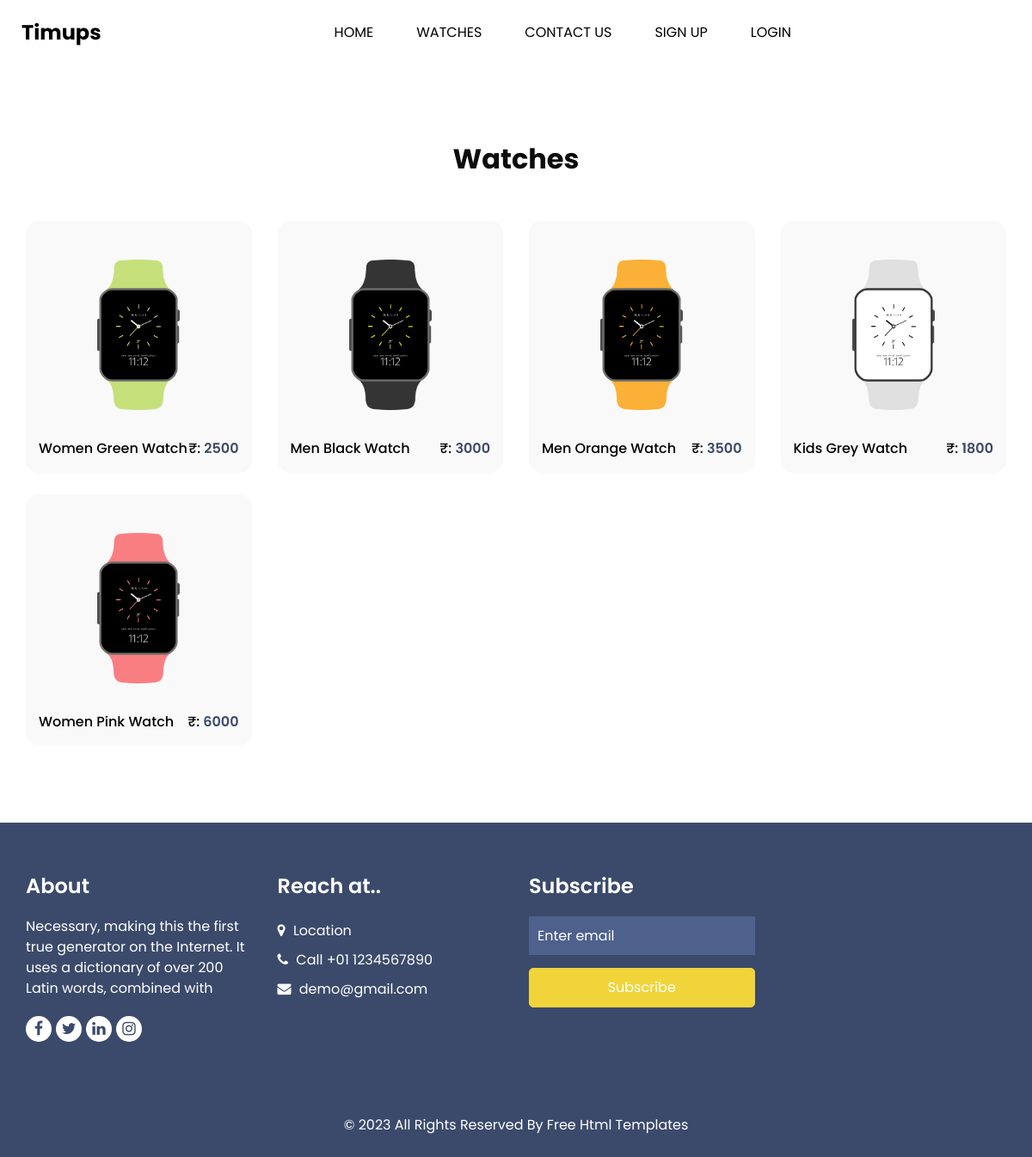
The app's page /product/ with its own data.
### myapp/models.py (models this page shows, shortened)
class Product(models.Model):
    category=(
            ("men","men"),
            ("women","women"),
            ("kids","kids"),
        )
    seller=models.ForeignKey(User,on_delete=models.CASCADE)
    product_category=models.CharField(max_length=100,choices=category)
    product_name=models.CharField(max_length=100)
    product_price=models.PositiveIntegerField()
    product_desc=models.TextField()
    product_pic=models.ImageField(upload_to="product_pic/",default="")

### myapp/views.py (the view)
# urls.py: path('product/',views.product,name='product'),
def product(request):
	products=Product.objects.all()
	return render(request,'product.html',{'products':products})

### myapp/templates/product.html (shortened to what this page needs)
{% extends 'header.html' %}
{% block content %}
{% load static %}
<!DOCTYPE html>
<html lang="en">
<head>
</head>
  <section class="shop_section layout_padding">
    <div class="container">
      <div class="heading_container heading_center">
        <h2>
          Watches
        </h2>
      </div>
      <div class="row">
        {%  for i in products %}
        <div class="col-sm-6 col-xl-3">
          <div class="box">
            <a href="{% url 'product_detail'  pk=i.pk %}">
              <div class="img-box">
                <img src="{{ i.product_pic.url }}" alt="">
              </div>
              <div class="detail-box">
                <h6>
                  {{i.product_name}}
                </h6>
                <h6>
                  ₹:
                  <span>
                    {{i.product_price}}
                  </span>
                </h6>
              </div>
            </a>
          </div>
        </div>
        {%  endfor  %}
      </div>
    </div>
  </section>
</body>
</html>
{% endblock %}

### myapp/templates/header.html (shortened to what this page needs)
{% load static %}
<!DOCTYPE html>
<html lang="en">
<head>
  <link rel="stylesheet" type="text/css" href="{% static 'css/bootstrap.css' %}" />
  <link rel="stylesheet" type="text/css" href="https://cdnjs.cloudflare.com/ajax/libs/OwlCarousel2/2.3.4/assets/owl.carousel.min.css" />
  <link href="{% static 'css/font-awesome.min.css' %}" rel="stylesheet" />
  <link href="{% static 'css/style.css' %}" rel="stylesheet" />
  <link href="{% static 'css/responsive.css' %}" rel="stylesheet" />
</head>
<body>
    <header class="header_section">
      <div class="container-fluid">
        <nav class="navbar navbar-expand-lg custom_nav-container ">
          <a class="navbar-brand" href="/">
            <span>
              Timups
            </span>
          </a>
          <div class="collapse navbar-collapse" id="navbarSupportedContent">
            <ul class="navbar-nav">
              <li class="nav-item active">
                <a class="nav-link" href="/">Home <span class="sr-only">(current)</span></a>
              </li>
              <li class="nav-item">
                <a class="nav-link" href="{% url 'product' %}"> Watches </a>
              </li>
              <li class="nav-item">
                <a class="nav-link" href="{% url 'contact' %}">Contact Us</a>
              </li>
              {% if request.session.email %}
              <li class="nav-item">
                <a class="nav-link" href="{% url 'change_password' %}"> Change Password</a>
              </li>
              <li class="nav-item">
                <a class="nav-link" href="{% url 'wishlist' %}"> Wishlist ({{request.session.wishlist_count}})</a>
              </li>
              <li class="nav-item">
                <a class="nav-link" href="{% url 'logout' %}"> Log Out ({{request.session.fname}})</a>
              </li>
              {% else %}
              <li class="nav-item">
                <a class="nav-link" href="{% url 'signup' %}"> Sign Up </a>
              </li>
              <li class="nav-item">
                <a class="nav-link" href="{% url 'login' %}"> Login </a>
              </li>
              {% endif %}
            </ul>
          </div>
        </nav>
      </div>
    </header>
  {% block content %}
  {% endblock %}
  <footer class="footer_section">
    <div class="container">
      <div class="row">
        <div class="col-md-6 col-lg-3 footer-col">
          <div class="footer_detail">
            <h4>
              About
            </h4>
            <p>
              Necessary, making this the first true generator on the Internet. It uses a dictionary of over 200 Latin words, combined with
            </p>
            <div class="footer_social">
              <a href="">
                <i class="fa fa-facebook" aria-hidden="true"></i>
              </a>
              <a href="">
                <i class="fa fa-twitter" aria-hidden="true"></i>
              </a>
              <a href="">
                <i class="fa fa-linkedin" aria-hidden="true"></i>
              </a>
              <a href="">
                <i class="fa fa-instagram" aria-hidden="true"></i>
              </a>
            </div>
          </div>
        </div>
        <div class="col-md-6 col-lg-3 footer-col">
          <div class="footer_contact">
            <h4>
              Reach at..
            </h4>
            <div class="contact_link_box">
              <a href="">
                <i class="fa fa-map-marker" aria-hidden="true"></i>
                <span>
                  Location
                </span>
              </a>
              <a href="">
                <i class="fa fa-phone" aria-hidden="true"></i>
                <span>
                  Call +01 1234567890
                </span>
              </a>
              <a href="">
                <i class="fa fa-envelope" aria-hidden="true"></i>
                <span>
                  demo@gmail.com
                </span>
              </a>
            </div>
          </div>
        </div>
        <div class="col-md-6 col-lg-3 footer-col">
          <div class="footer_contact">
            <h4>
              Subscribe
            </h4>
            <form action="">
              <input type="text" placeholder="Enter email" />
              <button type="submit">
                Subscribe
              </button>
            </form>
          </div>
        </div>
        <div class="col-md-6 col-lg-3 footer-col">
          <div class="map_container">
            <div class="map">
              <div id="googleMap"></div>
            </div>
          </div>
        </div>
      </div>
      <div class="footer-info">
        <p>
          &copy; <span id="displayYear"></span> All Rights Reserved By
          <a href="https://html.design/">Free Html Templates</a>
        </p>
      </div>
    </div>
  </footer>
</body>
</html>

### myapp/static/css/style.css (style rules this page uses)
body { font-family: "Poppins", sans-serif; color: #0c0c0c; background-color: #ffffff; overflow-x: hidden; }
.layout_padding { padding: 90px 0; }
.heading_container { display: -webkit-box; display: -ms-flexbox; display: flex; -webkit-box-orient: vertical; -webkit-box-direction: normal; -ms-flex-direction: column; flex-direction: column; -webkit-box-align: start; -ms-flex-align: start; align-items: flex-start; }
.heading_container h2 { position: relative; font-weight: bold; }
.heading_container.heading_center { -webkit-box-align: center; -ms-flex-align: center; align-items: center; text-align: center; }
a, a:hover, a:focus { text-decoration: none; }
.header_section { padding: 15px 0; }
.header_section .container-fluid { padding-right: 25px; padding-left: 25px; }
.navbar-brand span { font-weight: bold; color: #000000; font-size: 24px; }
.custom_nav-container { padding: 0; }
.custom_nav-container .navbar-nav { margin: auto; }
.custom_nav-container .navbar-nav .nav-item .nav-link { padding: 5px 25px; color: #000000; text-align: center; text-transform: uppercase; border-radius: 5px; -webkit-transition: all 0.3s; transition: all 0.3s; }
.custom_nav-container .navbar-nav .nav-item:hover .nav-link, .custom_nav-container .navbar-nav .nav-item.active .nav-link { color: #000000; background-color: #ffffff; }
.shop_section .heading_container { margin-bottom: 20px; }
.shop_section .box { background-color: #faf9fa; position: relative; padding: 10px 15px; margin-top: 25px; border-radius: 15px; overflow: hidden; }
.shop_section .box a { color: #000000; }
.shop_section .box .img-box { display: -webkit-box; display: -ms-flexbox; display: flex; -webkit-box-pack: center; -ms-flex-pack: center; justify-content: center; -webkit-box-align: center; -ms-flex-align: center; align-items: center; padding: 15px 30px; height: 245px; }
.shop_section .box .img-box img { max-width: 100%; max-height: 175px; }
.shop_section .box .detail-box { display: -webkit-box; display: -ms-flexbox; display: flex; -webkit-box-pack: justify; -ms-flex-pack: justify; justify-content: space-between; }
.shop_section .box .detail-box h6 span { color: #3b4a6b; font-weight: 600; }
.footer_section { background-color: #3b4a6b; color: #ffffff; padding-top: 60px; }
.footer_section h4 { font-weight: 600; margin-bottom: 20px; }
.footer_section .footer-col { margin-bottom: 30px; }
.footer_section .footer_contact .contact_link_box { display: -webkit-box; display: -ms-flexbox; display: flex; -webkit-box-orient: vertical; -webkit-box-direction: normal; -ms-flex-direction: column; flex-direction: column; }
.footer_section .footer_contact .contact_link_box a { margin: 5px 0; color: #ffffff; }
.footer_section .footer_contact .contact_link_box a i { margin-right: 5px; }
.footer_section .footer_social { display: -webkit-box; display: -ms-flexbox; display: flex; margin-top: 20px; margin-bottom: 10px; }
.footer_section .footer_social a { display: -webkit-box; display: -ms-flexbox; display: flex; -webkit-box-pack: center; -ms-flex-pack: center; justify-content: center; -webkit-box-align: center; -ms-flex-align: center; align-items: center; color: #3b4a6b; width: 30px; height: 30px; border-radius: 100%; background-color: #ffffff; border-radius: 100%; margin-right: 5px; font-size: 18px; }
.footer_section form input { border: none; padding: 10px; background-color: #4d618c; width: 100%; height: 45px; color: #ffffff; outline: none; }
.footer_section form input::placeholder { color: #ffffff; }
.footer_section form button { width: 100%; text-align: center; display: inline-block; padding: 10px 55px; background-color: #f0d43a; color: #ffffff; border-radius: 5px; -webkit-transition: all 0.3s; transition: all 0.3s; border: 1px solid #f0d43a; margin-top: 15px; }
.footer_section .map_container { width: 100%; height: 225px; overflow: hidden; display: -webkit-box; display: -ms-flexbox; display: flex; -webkit-box-align: stretch; -ms-flex-align: stretch; align-items: stretch; }
.footer_section .map_container .map { height: 100%; -webkit-box-flex: 1; -ms-flex: 1; flex: 1; }
.footer_section .map_container .map #googleMap { height: 100%; }
.footer_section .footer-info { text-align: center; }
.footer_section .footer-info p { padding: 25px 0; margin: 0; }
.footer_section .footer-info p a { color: inherit; }

### myapp/static/css/responsive.css (style rules this page uses)
@media (min-width: 1200px) { .container { max-width: 1170px; } }

### records on screen
Product: product_pic (picture), product_name "Women Green Watch", product_price "2500"
Product: product_pic (picture), product_name "Men Black Watch", product_price "3000"
Product: product_pic (picture), product_name "Men Orange Watch", product_price "3500"
Product: product_pic (picture), product_name "Kids Grey Watch", product_price "1800"
Product: product_pic (picture), product_name "Women Pink Watch", product_price "6000"
